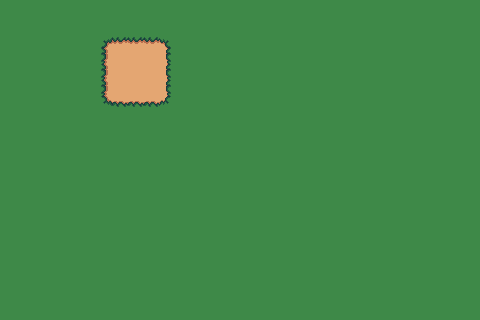

The image is a tile-based game level rendered from a .tmx file. Its description and complete source (layers, tilesets, objects, tile grids) follow:
An orthogonal 30x20 tile map with 16x16 px tiles, 1 tile layer (Tile Layer 1).

<map version="1.10" tiledversion="1.12.1" orientation="orthogonal" renderorder="right-down" width="30" height="20" tilewidth="16" tileheight="16" infinite="0" nextlayerid="2" nextobjectid="1">
 <tileset firstgid="1" source="tileset.tsx" />
 <layer id="1" name="Tile Layer 1" width="30" height="20">
  <data encoding="csv">
1,1,1,1,1,1,1,1,1,1,1,1,1,1,1,1,1,1,1,1,1,1,1,1,1,1,1,1,1,1,
1,1,1,1,1,1,1,1,1,1,1,1,1,1,1,1,1,1,1,1,1,1,1,1,1,1,1,1,1,1,
1,1,1,1,1,1,22,23,23,23,24,1,1,1,1,1,1,1,1,1,1,1,1,1,1,1,1,1,1,1,
1,1,1,1,1,1,25,26,26,26,27,1,1,1,1,1,1,1,1,1,1,1,1,1,1,1,1,1,1,1,
1,1,1,1,1,1,25,26,26,26,27,1,1,1,1,1,1,1,1,1,1,1,1,1,1,1,1,1,1,1,
1,1,1,1,1,1,25,26,26,26,27,1,1,1,1,1,1,1,1,1,1,1,1,1,1,1,1,1,1,1,
1,1,1,1,1,1,28,29,29,29,30,1,1,1,1,1,1,1,1,1,1,1,1,1,1,1,1,1,1,1,
1,1,1,1,1,1,1,1,1,1,1,1,1,1,1,1,1,1,1,1,1,1,1,1,1,1,1,1,1,1,
1,1,1,1,1,1,1,1,1,1,1,1,1,1,1,1,1,1,1,1,1,1,1,1,1,1,1,1,1,1,
1,1,1,1,1,1,1,1,1,1,1,1,1,1,1,1,1,1,1,1,1,1,1,1,1,1,1,1,1,1,
1,1,1,1,1,1,1,1,1,1,1,1,1,1,1,1,1,1,1,1,1,1,1,1,1,1,1,1,1,1,
1,1,1,1,1,1,1,1,1,1,1,1,1,1,1,1,1,1,1,1,1,1,1,1,1,1,1,1,1,1,
1,1,1,1,1,1,1,1,1,1,1,1,1,1,1,1,1,1,1,1,1,1,1,1,1,1,1,1,1,1,
1,1,1,1,1,1,1,1,1,1,1,1,1,1,1,1,1,1,1,1,1,1,1,1,1,1,1,1,1,1,
1,1,1,1,1,1,1,1,1,1,1,1,1,1,1,1,1,1,1,1,1,1,1,1,1,1,1,1,1,1,
1,1,1,1,1,1,1,1,1,1,1,1,1,1,1,1,1,1,1,1,1,1,1,1,1,1,1,1,1,1,
1,1,1,1,1,1,1,1,1,1,1,1,1,1,1,1,1,1,1,1,1,1,1,1,1,1,1,1,1,1,
1,1,1,1,1,1,1,1,1,1,1,1,1,1,1,1,1,1,1,1,1,1,1,1,1,1,1,1,1,1,
1,1,1,1,1,1,1,1,1,1,1,1,1,1,1,1,1,1,1,1,1,1,1,1,1,1,1,1,1,1,
1,1,1,1,1,1,1,1,1,1,1,1,1,1,1,1,1,1,1,1,1,1,1,1,1,1,1,1,1,1
</data>
 </layer>
</map>
